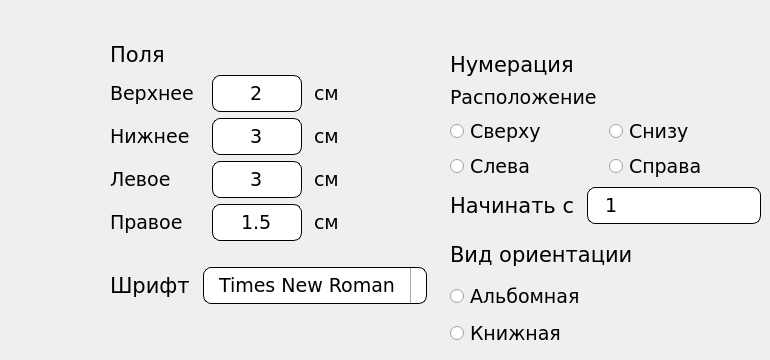
   <widget class="QWidget" name="tab">
    <property name="font">
     <font>
      <family>Verdana</family>
      <pointsize>16</pointsize>
      <weight>75</weight>
      <bold>true</bold>
     </font>
    </property>
    <property name="layoutDirection">
     <enum>Qt::LeftToRight</enum>
    </property>
    <attribute name="title">
     <string>Страница</string>
    </attribute>
    <widget class="QWidget" name="gridLayoutWidget">
     <property name="geometry">
      <rect>
       <x>110</x>
       <y>40</y>
       <width>246</width>
       <height>201</height>
      </rect>
     </property>
     <layout class="QGridLayout" name="gridLayout">
      <item row="2" column="0">
       <widget class="QLabel" name="labelSettings_3">
        <property name="font">
         <font>
          <family>Verdana</family>
          <pointsize>14</pointsize>
          <weight>50</weight>
          <italic>false</italic>
          <bold>false</bold>
         </font>
        </property>
        <property name="mouseTracking">
         <bool>false</bool>
        </property>
        <property name="text">
         <string>Нижнее</string>
        </property>
       </widget>
      </item>
      <item row="2" column="1">
       <widget class="QLineEdit" name="LEFieldsBottom">
        <property name="maximumSize">
         <size>
          <width>90</width>
          <height>16777215</height>
         </size>
        </property>
        <property name="font">
         <font>
          <family>Verdana</family>
          <pointsize>14</pointsize>
          <weight>50</weight>
          <bold>false</bold>
         </font>
        </property>
        <property name="styleSheet">
         <string notr="true">QLineEdit {
  border-radius: 8px;
  border: 1px solid black;
  padding: 5px 15px;
}

QLineEdit:focus {
  border: 1px solid yellow;
}

QLineEdit::placeholder {
  color: #767e89;
}</string>
        </property>
        <property name="text">
         <string>3</string>
        </property>
        <property name="alignment">
         <set>Qt::AlignCenter</set>
        </property>
       </widget>
      </item>
      <item row="1" column="1">
       <widget class="QLineEdit" name="LEFieldsTop">
        <property name="sizePolicy">
         <sizepolicy hsizetype="Fixed" vsizetype="Fixed">
          <horstretch>0</horstretch>
          <verstretch>0</verstretch>
         </sizepolicy>
        </property>
        <property name="maximumSize">
         <size>
          <width>90</width>
          <height>100</height>
         </size>
        </property>
        <property name="font">
         <font>
          <family>Verdana</family>
          <pointsize>14</pointsize>
          <weight>50</weight>
          <bold>false</bold>
         </font>
        </property>
        <property name="layoutDirection">
         <enum>Qt::LeftToRight</enum>
        </property>
        <property name="autoFillBackground">
         <bool>false</bool>
        </property>
        <property name="styleSheet">
         <string notr="true">QLineEdit {
  border-radius: 8px;
  border: 1px solid black;
  padding: 5px 15px;
}

QLineEdit:focus {
  border: 1px solid yellow;
}

QLineEdit::placeholder {
  color: #767e89;
}</string>
        </property>
        <property name="text">
         <string>2</string>
        </property>
        <property name="alignment">
         <set>Qt::AlignCenter</set>
        </property>
       </widget>
      </item>
      <item row="3" column="1">
       <widget class="QLineEdit" name="LEFieldsLeft">
        <property name="maximumSize">
         <size>
          <width>90</width>
          <height>16777215</height>
         </size>
        </property>
        <property name="font">
         <font>
          <family>Verdana</family>
          <pointsize>14</pointsize>
          <weight>50</weight>
          <bold>false</bold>
         </font>
        </property>
        <property name="styleSheet">
         <string notr="true">QLineEdit {
  border-radius: 8px;
  border: 1px solid black;
  padding: 5px 15px;
}

QLineEdit:focus {
  border: 1px solid yellow;
}

QLineEdit::placeholder {
  color: #767e89;
}</string>
        </property>
        <property name="text">
         <string>3</string>
        </property>
        <property name="alignment">
         <set>Qt::AlignCenter</set>
        </property>
       </widget>
      </item>
      <item row="3" column="0">
       <widget class="QLabel" name="labelSettings_4">
        <property name="font">
         <font>
          <family>Verdana</family>
          <pointsize>14</pointsize>
          <weight>50</weight>
          <italic>false</italic>
          <bold>false</bold>
         </font>
        </property>
        <property name="mouseTracking">
         <bool>false</bool>
        </property>
        <property name="text">
         <string>Левое</string>
        </property>
       </widget>
      </item>
      <item row="4" column="1">
       <widget class="QLineEdit" name="LEFieldsRight">
        <property name="maximumSize">
         <size>
          <width>90</width>
          <height>16777215</height>
         </size>
        </property>
        <property name="font">
         <font>
          <family>Verdana</family>
          <pointsize>14</pointsize>
          <weight>50</weight>
          <bold>false</bold>
         </font>
        </property>
        <property name="styleSheet">
         <string notr="true">QLineEdit {
  border-radius: 8px;
  border: 1px solid black;
  padding: 5px 15px;
}

QLineEdit:focus {
  border: 1px solid yellow;
}

QLineEdit::placeholder {
  color: #767e89;
}</string>
        </property>
        <property name="text">
         <string>1.5</string>
        </property>
        <property name="alignment">
         <set>Qt::AlignCenter</set>
        </property>
       </widget>
      </item>
      <item row="0" column="0">
       <widget class="QLabel" name="labelSettings_2">
        <property name="font">
         <font>
          <family>Verdana</family>
          <pointsize>16</pointsize>
          <weight>50</weight>
          <italic>false</italic>
          <bold>false</bold>
         </font>
        </property>
        <property name="mouseTracking">
         <bool>false</bool>
        </property>
        <property name="text">
         <string>Поля</string>
        </property>
       </widget>
      </item>
      <item row="1" column="0">
       <widget class="QLabel" name="labelSettings_5">
        <property name="font">
         <font>
          <family>Verdana</family>
          <pointsize>14</pointsize>
          <weight>50</weight>
          <italic>false</italic>
          <bold>false</bold>
         </font>
        </property>
        <property name="mouseTracking">
         <bool>false</bool>
        </property>
        <property name="text">
         <string>Верхнее  </string>
        </property>
       </widget>
      </item>
      <item row="4" column="0">
       <widget class="QLabel" name="labelSettings_6">
        <property name="font">
         <font>
          <family>Verdana</family>
          <pointsize>14</pointsize>
          <weight>50</weight>
          <italic>false</italic>
          <bold>false</bold>
         </font>
        </property>
        <property name="mouseTracking">
         <bool>false</bool>
        </property>
        <property name="text">
         <string>Правое</string>
        </property>
       </widget>
      </item>
      <item row="1" column="2">
       <widget class="QLabel" name="labelSettings_7">
        <property name="font">
         <font>
          <family>Verdana</family>
          <pointsize>14</pointsize>
          <weight>50</weight>
          <italic>false</italic>
          <bold>false</bold>
         </font>
        </property>
        <property name="mouseTracking">
         <bool>false</bool>
        </property>
        <property name="text">
         <string> см </string>
        </property>
       </widget>
      </item>
      <item row="2" column="2">
       <widget class="QLabel" name="labelSettings_8">
        <property name="font">
         <font>
          <family>Verdana</family>
          <pointsize>14</pointsize>
          <weight>50</weight>
          <italic>false</italic>
          <bold>false</bold>
         </font>
        </property>
        <property name="mouseTracking">
         <bool>false</bool>
        </property>
        <property name="text">
         <string> см</string>
        </property>
       </widget>
      </item>
      <item row="3" column="2">
       <widget class="QLabel" name="labelSettings_9">
        <property name="font">
         <font>
          <family>Verdana</family>
          <pointsize>14</pointsize>
          <weight>50</weight>
          <italic>false</italic>
          <bold>false</bold>
         </font>
        </property>
        <property name="mouseTracking">
         <bool>false</bool>
        </property>
        <property name="text">
         <string> см</string>
        </property>
       </widget>
      </item>
      <item row="4" column="2">
       <widget class="QLabel" name="labelSettings_10">
        <property name="font">
         <font>
          <family>Verdana</family>
          <pointsize>14</pointsize>
          <weight>50</weight>
          <italic>false</italic>
          <bold>false</bold>
         </font>
        </property>
        <property name="mouseTracking">
         <bool>false</bool>
        </property>
        <property name="text">
         <string> см</string>
        </property>
       </widget>
      </item>
     </layout>
    </widget>
    <widget class="QWidget" name="gridLayoutWidget_2">
     <property name="geometry">
      <rect>
       <x>450</x>
       <y>50</y>
       <width>311</width>
       <height>131</height>
      </rect>
     </property>
     <layout class="QGridLayout" name="gridLayout_2">
      <item row="1" column="0">
       <widget class="QLabel" name="labelSettings_14">
        <property name="font">
         <font>
          <family>Verdana</family>
          <pointsize>14</pointsize>
          <weight>50</weight>
          <italic>false</italic>
          <bold>false</bold>
         </font>
        </property>
        <property name="mouseTracking">
         <bool>false</bool>
        </property>
        <property name="text">
         <string>Расположение</string>
        </property>
       </widget>
      </item>
      <item row="0" column="0">
       <widget class="QLabel" name="labelSettings_13">
        <property name="font">
         <font>
          <family>Verdana</family>
          <pointsize>16</pointsize>
          <weight>50</weight>
          <italic>false</italic>
          <bold>false</bold>
         </font>
        </property>
        <property name="mouseTracking">
         <bool>false</bool>
        </property>
        <property name="text">
         <string>Нумерация  </string>
        </property>
       </widget>
      </item>
      <item row="2" column="0">
       <widget class="QRadioButton" name="btnNumerationTop">
        <property name="font">
         <font>
          <pointsize>14</pointsize>
          <weight>50</weight>
          <bold>false</bold>
         </font>
        </property>
        <property name="text">
         <string>Сверху</string>
        </property>
       </widget>
      </item>
      <item row="3" column="0">
       <widget class="QRadioButton" name="btnNumerationLeft">
        <property name="font">
         <font>
          <pointsize>14</pointsize>
          <weight>50</weight>
          <bold>false</bold>
         </font>
        </property>
        <property name="text">
         <string>Слева</string>
        </property>
       </widget>
      </item>
      <item row="2" column="1">
       <widget class="QRadioButton" name="btnNumerationDown">
        <property name="font">
         <font>
          <pointsize>14</pointsize>
          <weight>50</weight>
          <bold>false</bold>
         </font>
        </property>
        <property name="text">
         <string>Снизу</string>
        </property>
       </widget>
      </item>
      <item row="3" column="1">
       <widget class="QRadioButton" name="btnNumerationRight">
        <property name="font">
         <font>
          <pointsize>14</pointsize>
          <weight>50</weight>
          <bold>false</bold>
         </font>
        </property>
        <property name="text">
         <string>Справа</string>
        </property>
       </widget>
      </item>
     </layout>
    </widget>
    <widget class="QWidget" name="gridLayoutWidget_5">
     <property name="geometry">
      <rect>
       <x>110</x>
       <y>260</y>
       <width>317</width>
       <height>51</height>
      </rect>
     </property>
     <layout class="QGridLayout" name="gridLayout_5">
      <item row="0" column="0">
       <widget class="QLabel" name="labelSettings_26">
        <property name="font">
         <font>
          <family>Verdana</family>
          <pointsize>16</pointsize>
          <weight>50</weight>
          <italic>false</italic>
          <bold>false</bold>
         </font>
        </property>
        <property name="mouseTracking">
         <bool>false</bool>
        </property>
        <property name="text">
         <string>Шрифт </string>
        </property>
       </widget>
      </item>
      <item row="0" column="1">
       <widget class="QComboBox" name="CBFontName">
        <property name="font">
         <font>
          <family>Verdana</family>
          <pointsize>14</pointsize>
          <weight>50</weight>
          <bold>false</bold>
         </font>
        </property>
        <property name="styleSheet">
         <string notr="true">QComboBox {
        border-radius: 8px;
        border: 1px solid black;
        padding: 5px 15px;
    }
    QComboBox::drop-down {
        subcontrol-origin: padding;
        subcontrol-position: top right;
        width: 15px;
        border-left-width: 1px;
        border-left-color: darkgray;
        border-left-style: solid; /* just a single line */
        border-top-right-radius: 3px; /* same radius as the QComboBox */
        border-bottom-right-radius: 3px;
    }
    QComboBox::down-arrow {
        image: url(down_arrow.png);
    }
    QComboBox:focus {
        border: 1px solid yellow;
    }
    QComboBox::placeholder {
        color: #767e89;
    }</string>
        </property>
        <item>
         <property name="text">
          <string>Times New Roman</string>
         </property>
        </item>
        <item>
         <property name="text">
          <string>Arial</string>
         </property>
        </item>
        <item>
         <property name="text">
          <string>Tahoma</string>
         </property>
        </item>
        <item>
         <property name="text">
          <string>Verdana</string>
         </property>
        </item>
       </widget>
      </item>
     </layout>
    </widget>
    <widget class="QWidget" name="gridLayoutWidget_6">
     <property name="geometry">
      <rect>
       <x>450</x>
       <y>180</y>
       <width>311</width>
       <height>51</height>
      </rect>
     </property>
     <layout class="QGridLayout" name="gridLayout_6">
      <item row="0" column="0">
       <widget class="QLabel" name="labelSettings_27">
        <property name="palette">
         <palette>
          <active>
           <colorrole role="Button">
            <brush brushstyle="SolidPattern">
             <color alpha="255">
              <red>160</red>
              <green>174</green>
              <blue>205</blue>
             </color>
            </brush>
           </colorrole>
           <colorrole role="Base">
            <brush brushstyle="SolidPattern">
             <color alpha="255">
              <red>160</red>
              <green>174</green>
              <blue>205</blue>
             </color>
            </brush>
           </colorrole>
           <colorrole role="Window">
            <brush brushstyle="SolidPattern">
             <color alpha="255">
              <red>160</red>
              <green>174</green>
              <blue>205</blue>
             </color>
            </brush>
           </colorrole>
          </active>
          <inactive>
           <colorrole role="Button">
            <brush brushstyle="SolidPattern">
             <color alpha="255">
              <red>160</red>
              <green>174</green>
              <blue>205</blue>
             </color>
            </brush>
           </colorrole>
           <colorrole role="Base">
            <brush brushstyle="SolidPattern">
             <color alpha="255">
              <red>160</red>
              <green>174</green>
              <blue>205</blue>
             </color>
            </brush>
           </colorrole>
           <colorrole role="Window">
            <brush brushstyle="SolidPattern">
             <color alpha="255">
              <red>160</red>
              <green>174</green>
              <blue>205</blue>
             </color>
            </brush>
           </colorrole>
          </inactive>
          <disabled>
           <colorrole role="Button">
            <brush brushstyle="SolidPattern">
             <color alpha="255">
              <red>160</red>
              <green>174</green>
              <blue>205</blue>
             </color>
            </brush>
           </colorrole>
           <colorrole role="Base">
            <brush brushstyle="SolidPattern">
             <color alpha="255">
              <red>160</red>
              <green>174</green>
              <blue>205</blue>
             </color>
            </brush>
           </colorrole>
           <colorrole role="Window">
            <brush brushstyle="SolidPattern">
             <color alpha="255">
              <red>160</red>
              <green>174</green>
              <blue>205</blue>
             </color>
            </brush>
           </colorrole>
          </disabled>
         </palette>
        </property>
        <property name="font">
         <font>
          <family>Verdana</family>
          <pointsize>16</pointsize>
          <weight>50</weight>
          <italic>false</italic>
          <bold>false</bold>
         </font>
        </property>
        <property name="mouseTracking">
         <bool>false</bool>
        </property>
        <property name="text">
         <string>Начинать с </string>
        </property>
       </widget>
      </item>
      <item row="0" column="1">
       <widget class="QLineEdit" name="LENumerationStartFrom">
        <property name="font">
         <font>
          <family>Verdana</family>
          <pointsize>14</pointsize>
          <weight>50</weight>
          <bold>false</bold>
         </font>
        </property>
        <property name="styleSheet">
         <string notr="true">QLineEdit {
  border-radius: 8px;
  border: 1px solid black;
  padding: 5px 15px;
}

QLineEdit:focus {
  border: 1px solid yellow;
}

QLineEdit::placeholder {
  color: #767e89;
}</string>
        </property>
        <property name="text">
         <string>1</string>
        </property>
       </widget>
      </item>
     </layout>
    </widget>
    <widget class="QWidget" name="verticalLayoutWidget_11">
     <property name="geometry">
      <rect>
       <x>450</x>
       <y>280</y>
       <width>230</width>
       <height>71</height>
      </rect>
     </property>
     <layout class="QVBoxLayout" name="verticalLayout_4">
      <item>
       <widget class="QRadioButton" name="LandscapeOrientation">
        <property name="font">
         <font>
          <pointsize>14</pointsize>
          <weight>50</weight>
          <bold>false</bold>
         </font>
        </property>
        <property name="text">
         <string>Альбомная</string>
        </property>
       </widget>
      </item>
      <item>
       <widget class="QRadioButton" name="PortraitOrientation">
        <property name="font">
         <font>
          <pointsize>14</pointsize>
          <weight>50</weight>
          <bold>false</bold>
         </font>
        </property>
        <property name="text">
         <string>Книжная</string>
        </property>
       </widget>
      </item>
     </layout>
    </widget>
    <widget class="QLabel" name="labelSettings_45">
     <property name="geometry">
      <rect>
       <x>450</x>
       <y>240</y>
       <width>228</width>
       <height>29</height>
      </rect>
     </property>
     <property name="font">
      <font>
       <family>Verdana</family>
       <pointsize>16</pointsize>
       <weight>50</weight>
       <italic>false</italic>
       <bold>false</bold>
      </font>
     </property>
     <property name="mouseTracking">
      <bool>false</bool>
     </property>
     <property name="text">
      <string>Вид ориентации</string>
     </property>
    </widget>
   </widget>
